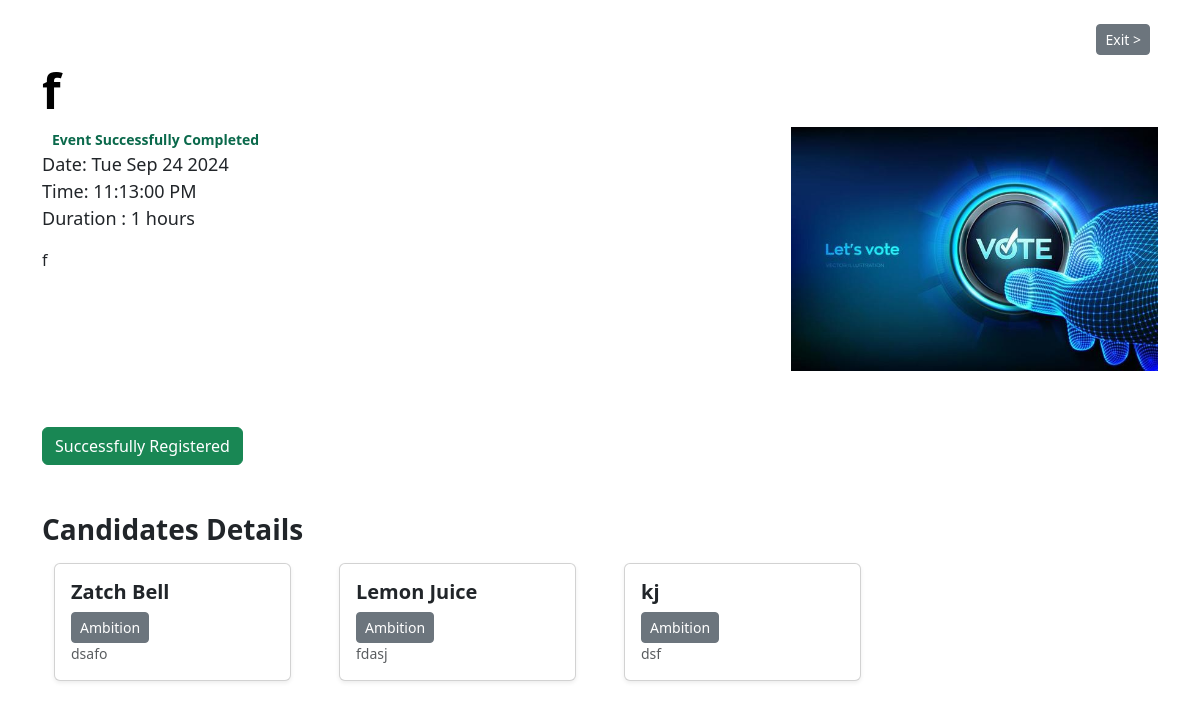
The app's page /1/1/explore with its own data.
### application/models.py (models this page shows)
class Event(db.Model):
    id=db.Column(db.Integer(),primary_key=True)
    createTime=db.Column(db.DateTime)
    organizerId=db.Column(db.Integer(),db.ForeignKey('user.id'))
    title=db.Column(db.String(),default='x')
    desc=db.Column(db.String(),default='x')
    endTime=db.Column(db.DateTime,nullable=False)
    startTime=db.Column(db.DateTime,nullable=False)
    isApproved=db.Column(db.Boolean,default=False)
    voterCount=db.Column(db.Integer())
    durHour=db.Column(db.Integer())
    durMin=db.Column(db.Integer())
    numWinners=db.Column(db.Integer(),default=1)
    votes=db.relationship('Vote',backref='event')

class Vote(db.Model):
    id=db.Column(db.Integer,primary_key=True)
    eventId=db.Column(db.Integer,db.ForeignKey('event.id'))
    userId=db.Column(db.Integer,db.ForeignKey('user.id'))
    role=db.Column(db.String())
    candidature=db.Column(db.Integer,default=-1)
    motive=db.Column(db.String())
    branch=db.Column(db.String())
    gender=db.Column(db.String())
    vCount=db.Column(db.Integer,default=0)
    vote=db.Column(db.Boolean,default=False)

class User(db.Model):
    id=db.Column(db.Integer,primary_key=True)
    name=db.Column(db.String())
    registered=db.Column(db.Boolean,default=False)
    otp=db.Column(db.Integer)
    email=db.Column(db.String(),nullable=False,unique=True)
    pwd=db.Column(db.String())
    login=db.Column(db.Boolean,default=False)
    gender=db.Column(db.String(),default='x')
    school=db.Column(db.String(),default='x')
    batch=db.Column(db.String(),default='x')
    branch=db.Column(db.String(),default='x')
    candidateProfile=db.Column(db.String(120),nullable=True)
    events=db.relationship('Event',backref='user')
    votes=db.relationship('Vote',backref='user')

### application/controllers.py (the view)
@app.route('/<userId>/<eventId>/explore')
def exploreEvent(userId,eventId):
    event=Event.query.get(eventId)
    cand=[]
    user=User.query.get(userId)
    vote=event.votes
    for v in vote:
        if v.candidature==0:
            cand+=[User.query.get(v.userId)]
    return render_template('explore-events.html',event=event,user=user,vote=vote,cand=cand)

### templates/explore-events.html (shortened to what this page needs)
<!DOCTYPE html>
<html lang="en">
<head>
    <link href="https://cdn.jsdelivr.net/npm/bootstrap@5.3.3/dist/css/bootstrap.min.css" rel="stylesheet">
    <link rel="stylesheet" href="/static/explore-events.css">
</head>
<body>
  <div class="container">
    <div class="d-grid gap-2 d-md-flex justify-content-md-end mt-4 mb-3">
      <a type="button" class="btn btn-secondary btn-sm btn-lg me-md-2" href="/{{user.id}}/home">Exit ></a>
    </div>
    <div class="d-flex justify-content-between align-items-center " >
      <div style="display: flex;align-items: center;">
        <h2 class="display-5 fw-bold text-body-emphasis" style="line-height: 40px;">{{event.title}}</h2>
      </div>
    </div>
    <div class="row flex-lg-row-reverse  g-2 py-2">
      <div class="col-10 col-sm-6 col-lg-4">
        <img src="/static/voteThumbnail.jpg" class="d-block mx-lg-auto img-fluid" alt="Bootstrap Themes" width="700" height="400" loading="lazy">
      </div>
      <div class="col-lg-8">
        {%if event.startTime>event.startTime.now()%}
        <small style="margin-left: 10px; color: #0a694b; font-weight: 700;" id="timer">Starts in </small>
        <p id="startTimer" style="display: none;">{{event.startTime}}w{{event.endTime}}</p>
        {%elif event.endTime>event.endTime.now()%}
        <small style="margin-left: 10px; color: red; font-weight: 700;" id="timer">Ends in </small>
        <p style="display: none;" id="startTimer">{{event.endTime}}</p>
        {%else%}
        <small style="margin-left: 10px; color: #0a694b; font-weight: 700;">Event Successfully Completed</small>
        {%endif%}
          <p id="startDate" style="font-size:large;">Start Date : {{event.startTime}}<br>Duration : {%if event.durHour%}{{event.durHour}} hours{%else%}{{event.durMin}} minutes{%endif%}</p>
          <p id="lead">{{event.desc}}</p>
      </div>
    </div>
    {%for v in vote%}
    {%if v.userId==user.id and v.role=="candidate"%}
    <div class="d-grid gap-2 d-md-flex justify-content-md-start mt-5 mb-5" id="r-cand"">
      {%if v.role=='candidate'%}
      {%if v.candidature==-1 and event.startTime>event.startTime.now()%}
      <a type="button" class="btn btn-primary btn-lg px-4 me-md-2" href="/{{user.id}}/{{event.id}}/register">Register as a Candidate</a>
      {%else%}
      <button class="btn btn-success">Successfully Registered</button>
      {%endif%}
      {%endif%}
    </div>
    {%endif%}
    {%endfor%}
    <div>
      <h3 style="font-weight: 700;">Candidates Details</h3>
    </div>
    <div class="album py-2 bg-body">
      <div class="container">
        <div class="row row-cols-1 row-cols-sm-2 row-cols-md-4 g-5">
          {%for v in vote%}
            {%if v.role=="candidate" and v.candidature>=0%}
              {%for c in cand%}
                {%if v.userId==c.id%}
                  <div class="col">
                    <div class="card shadow-sm">
                      <div class="card-body">
                        <h5 style="font-weight: 700;">{{c.name}}</h5>
                        <button  class="btn btn-secondary btn-sm" data-bs-toggle="collapse" data-bs-target="#demo{{loop.index}}">Ambition</button>
                        <div class="d-flex justify-content-between align-items-center" >
                          <small class="text-body-secondary">{{v.branch}}</small>
                        </div>
                      </div>
                    </div>
                  </div>
                  {%endif%}
                {%endfor%}
           {%endif%}
          {%endfor%}
        </div>
      </div>
    </div>
    </div>
</body>
</html>

### records on screen
Event: title "f", desc "f"
Vote: role "Successfully Registered", branch "dsafo"
User: name "Zatch Bell"
Vote: branch "fdasj"
User: name "Lemon Juice"
Vote: branch "dsf"
User: name "kj"
